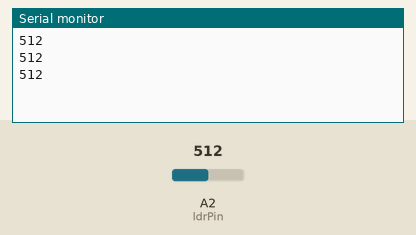
Bench run of a sketch on a simulated Arduino Uno, built with avr-gcc and run on an emulated ATmega328P. On the bench: the last lines printed to the serial monitor. The inputs (shaded band) are chosen by the test bench; at power-on: A2 (ldrPin) = 512.

Above: at 1.3 s.
1.4 s: A2 (ldrPin) set to 716
At 1.9 s:
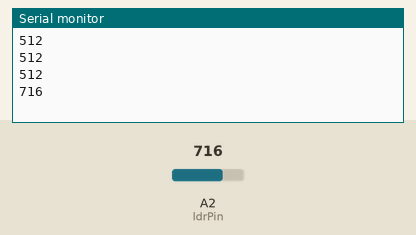
2.9 s: A2 (ldrPin) set to 900
At 3.4 s:
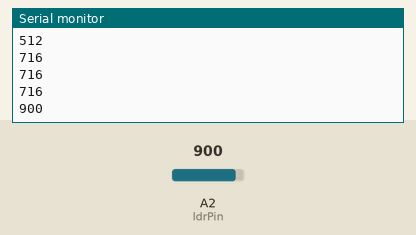
Timing chart, 0 to 5.9 s (numbered marks = the images above; inputs shaded):
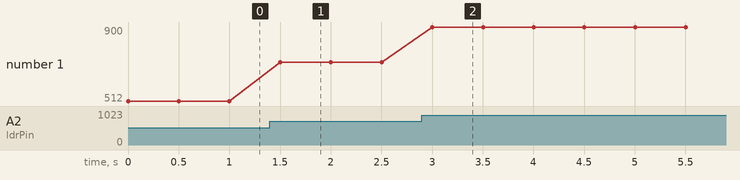

Measured:
- after the input at 1.4 s, the serial monitor: prints a new line after 0.10 s (image 1)
- after the input at 2.9 s, the serial monitor: prints a new line after 0.10 s (image 2)
- plotted number 1: 512 → 716 after the input at 1.4 s, 716 → 900 after the input at 2.9 s

The sketch:

sketch_mar13a.ino
```cpp
int ldrPin = 2; // LDR connected to pin D2
int ldrValue = 0; // variable to store the LDR value

void setup() {
  Serial.begin(9600); // start serial communication at 9600 baud
}

void loop() {
  ldrValue = analogRead(ldrPin); // read the analog value of the LDR
  Serial.println(ldrValue); // send the value to the serial port
  delay(500); // wait for half a second
}
```
